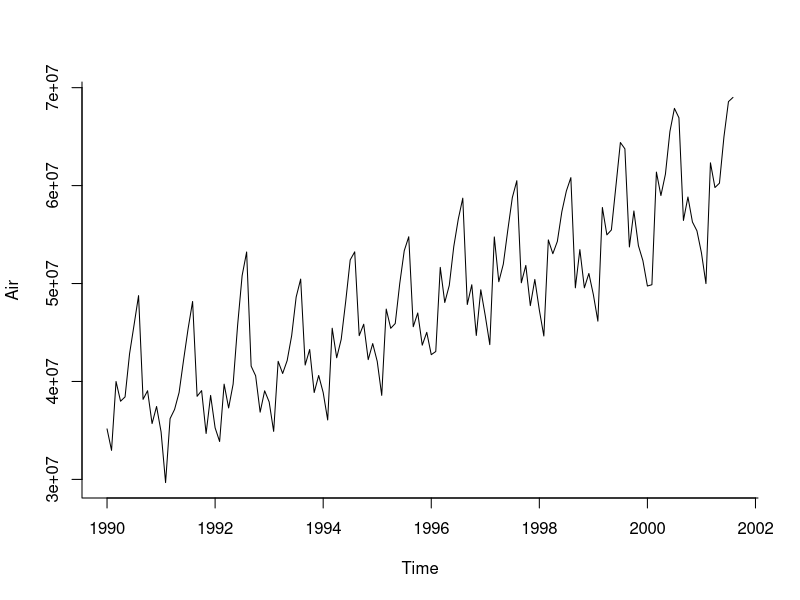
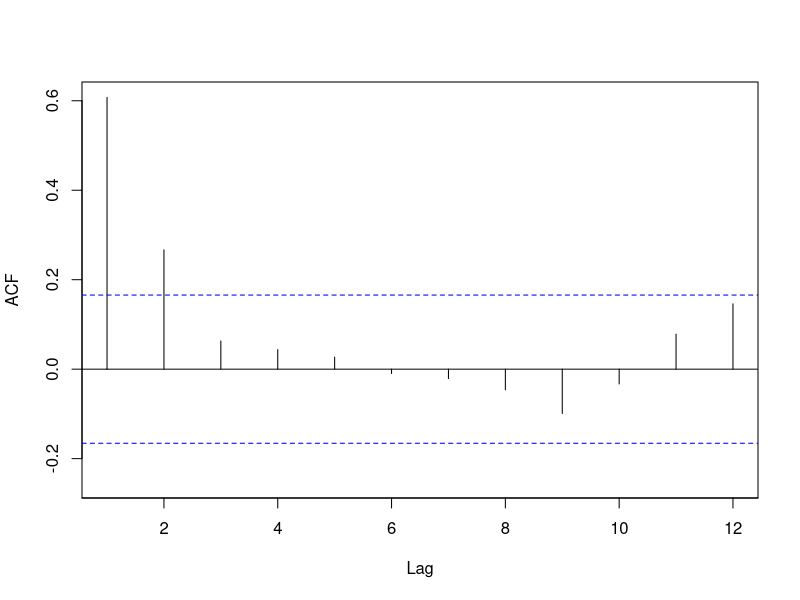
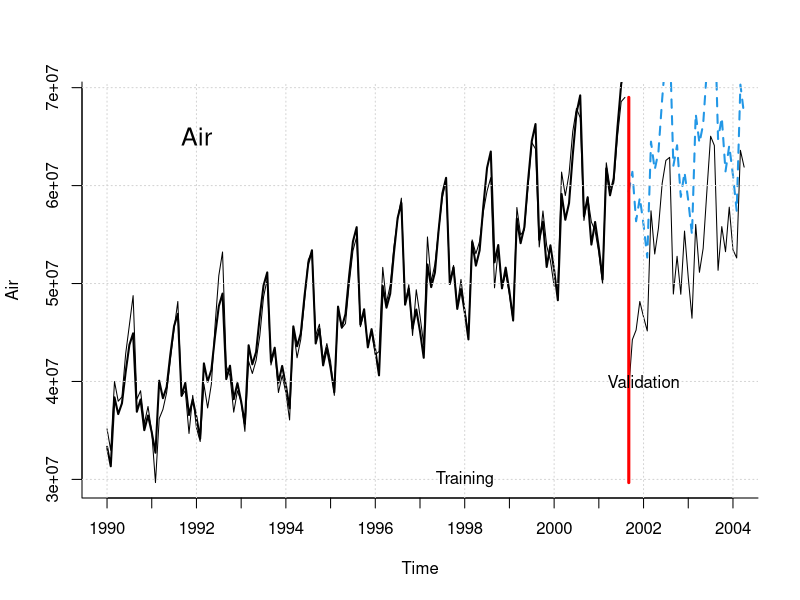
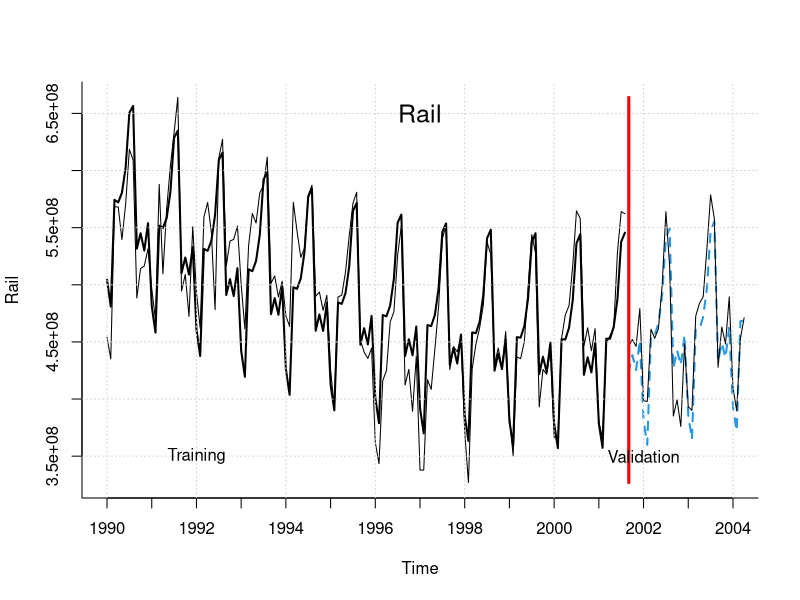
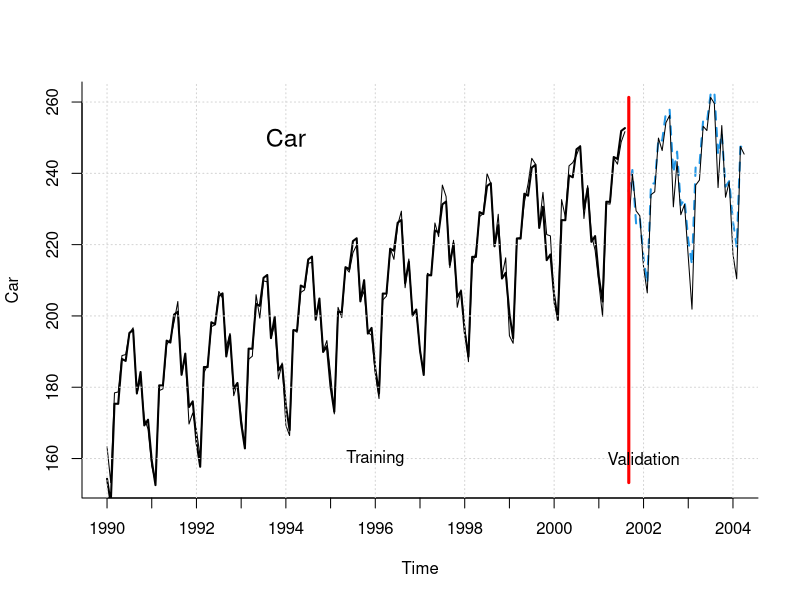

The R source for these figures, in order:
df <- read.csv("Sept11Travel.csv")
names(df)[names(df) == "Air.RPM..000s."] <- "Air"
names(df)[names(df) == "Rail.PM"] <- "Rail"
names(df)[names(df) == "VMT..billions."] <- "Vehicle"

## A
library(forecast)
air.ts <- ts(df$Air,start = c(1990,1),end = c(2004,4),freq=12)
rail.ts <- ts(df$Rail,start = c(1990,1),end = c(2004,4),freq=12)
vehicle.ts <- ts(df$Vehicle,start = c(1990,1),end = c(2004,4),freq=12)

nValid <- 32
air_train <- window(air.ts, start = c(1990,1), end = c(2001,8))
air_valid <- window(air.ts, start = c(2001,9), end = c(2004,4))

plot(air_train,xlab="Time",ylab="Air",ylim=c(min(df$Air), max(df$Air)),bty="l")

## B
train.lm.season <- tslm(air_train ~ trend + season, lambda = 0)
train.lm.season.pred <- forecast(train.lm.season, h=nValid, level=0)
print(summary(train.lm.season))

## C Done

## D
Acf(train.lm.season$residuals,lag.max=12, main="")

## E
rail_train <- window(rail.ts, start = c(1990,1), end = c(2001,8))
rail_valid <- window(rail.ts, start = c(2001,9), end = c(2004,4))
train.lm.quad <- tslm(rail_train ~ poly(trend, 2, raw=TRUE) + season)
train.lm.quad.pred <- forecast(train.lm.quad, h=nValid, level=0)
print(summary(train.lm.quad))

## F
car_train <- window(vehicle.ts, start = c(1990,1), end = c(2001,8))
car_valid <- window(vehicle.ts, start = c(2001,9), end = c(2004,4))
train.linear.season <- tslm(car_train ~ trend + season)
train.linear.pred <- forecast(train.linear.season, h=nValid, level=0)
print(summary(train.linear.season))

## G
# Air
plot(train.lm.season.pred,  ylab = "Air", ,bty='l',xlab = "Time",xaxt="n", ylim=c(min(df$Air), max(df$Air)),xlim = c(1990,2004), main = "", flty = 2)
axis(1, at = seq(1990, 2004, 1)) 
lines(train.lm.season$fitted, lwd = 2)
lines(air_valid)
grid()
lines(c(2001.67, 2001.67), c(min(df$Air), max(df$Air)),lwd=3,col="red") 
text(1998, 30000000, "Training",cex=1)
text(2002, 40000000, "Validation",cex=1)
text(1992, 65000000, "Air", cex=1.5)

# Rail
plot(train.lm.quad.pred,  ylab = "Rail", ,bty='l',xlab = "Time",xaxt="n", ylim=c(min(df$Rail), max(df$Rail)),xlim = c(1990,2004), main = "", flty = 2)
axis(1, at = seq(1990, 2004, 1)) 
lines(train.lm.quad$fitted, lwd = 2)
lines(rail_valid)
grid()
lines(c(2001.67, 2001.67), c(min(df$Rail), max(df$Rail)),lwd=3,col="red") 
text(1992, 350000000, "Training",cex=1)
text(2002, 350000000, "Validation",cex=1)
text(1997, 650000000, "Rail", cex=1.5)

# Car
plot(train.linear.pred,  ylab = "Car", ,bty='l',xlab = "Time",xaxt="n", ylim=c(min(df$Vehicle), max(df$Vehicle)),xlim = c(1990,2004), main = "", flty = 2)
axis(1, at = seq(1990, 2004, 1)) 
lines(train.linear.season$fitted, lwd = 2)
lines(car_valid)
grid()
lines(c(2001.67, 2001.67), c(min(df$Vehicle), max(df$Vehicle)),lwd=3,col="red") 
text(1996, 160, "Training",cex=1)
text(2002, 160, "Validation",cex=1)
text(1994, 250, "Car", cex=1.5)